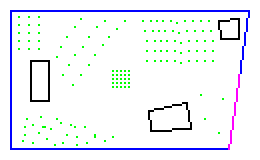
#> input picture inputs/Sample_test120-70_total_map_fringe.bmp, 130 x 80 px (shown 2 times larger)
$ python main.py
#> lines starting #> are read from the running program, lines starting #| are printed output that depends on the picture; after the words box and inside, x2 and y2 are one past the last pixel; in counts of white or black regions, pixels touching at a corner belong together
### Map.py
import cv2
import numpy as np
import pandas as pd
import random
from functools import singledispatchmethod
import math
import os

from sympy import false
import config

class MapIn:
    # thickness configs
    tree_safe_dist = config.TREE_SAFE_DIST
    facility_safe_dist = config.FACILITY_SAFE_DIST
    # parcel min area
    parcel_minimum_area = config.AXIS_MIN_AREA
    # ratio of access to boundry to stop halving
    access_ratio = config.ACCESS_RATIO

    """
        map class to handle raw inputs
        RGB (round access, green factor, boundary)
        Background is white by deafult
        Black shows fixed facilities
    """
    @singledispatchmethod
    def __init__(self) -> None:
        assert False, 'bad input'
    @__init__.register(str)
    def _first__(self,src:str,src_block:str,src_ff:str,parcel_cnt:int,arch_choice:config.ArchStyles,map_id:int) -> None:
#> called with parcel_cnt = 12, map_id = 0
        self.roud_thickness = config.ROAD_SIZE_MAX
        self.map_id = map_id
        self.frame = cv2.imread(src)
#> self.frame is the input picture: shape (80, 130, 3); mean B, G, R 247.7, 242.2, 239.6
        self.frame_shape = self.frame.shape
#> self.frame_shape = (80, 130, 3)
        self.arch_choice = arch_choice
        self.parcel_cnt = parcel_cnt
        self.centers = (int(self.frame_shape[0]/2),int(self.frame_shape[1]/2))
#> self.centers = (40, 65)
        self.trees_mask, self.fixed_f_mask,self.access_mask, self.boundry_mask = self.create_masks()
        self.trees_binary_mask = cv2.threshold(self.trees_mask, 127, 255, cv2.THRESH_BINARY)[1]
        # read block mask
        self.block_mask = cv2.imread(src_block)
        self.block_mask = cv2.cvtColor(self.block_mask,cv2.COLOR_BGR2GRAY)
        # read facility filled mask
        self.facility_filled_mask = cv2.imread(src_ff)
        self.facility_filled_mask = cv2.cvtColor(self.facility_filled_mask,cv2.COLOR_BGR2GRAY)
        self.print_report()

    # Axis maps initialization
    # [81 lines left out: functions _second__, _third__, print_report, not called in this run]

    def set_map_axis_center(self,point):
        self.axis_center = point
    def set_line_point(self,point:tuple):
        self.line_points = point

    # [5 lines left out: function save_map, not called in this run]

    def create_masks(self) -> tuple:
        res = []
        img_re = self.frame.reshape(-1,3)
        df = pd.DataFrame(img_re,columns=['b','g','r'])
#> df = table of 10400 rows and 3 columns
        df['r'].astype(np.uint8)
        df['g'].astype(np.uint8)
        df['b'].astype(np.uint8)

        indx_trees = df.apply(lambda x: x.b==0 and 0<x.g<=255 and x.r==0, axis=1)
        df_trees = df.copy()
#> df_trees = table of 10400 rows and 3 columns
        df_trees[np.logical_not(indx_trees)] = [0,0,0]
        # df_trees[indx_trees] = [255,255,255]
        out = df_trees.values.reshape(self.frame_shape)
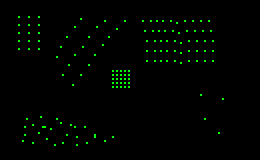
#> out: shape (80, 130, 3) (shown 2 times larger); mean of channels 0, 1, 2 0, 3.5, 0; drawn as B, G, R
        out = out.astype(np.uint8)
        out[:,:,0] = 0
        out[:,:,2] = 0
        out = cv2.threshold(out, 127, 255, cv2.THRESH_BINARY)[1][:,:,1]
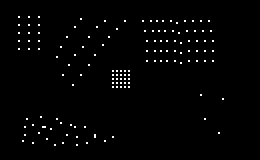
#> out: shape (80, 130) (shown 2 times larger); 1.4% white in thin lines or dots, all inside (x1, y1, x2, y2) = (9, 8, 112, 73)
        res.append(out)
        cv2.imwrite('outputs/tree_mask.bmp',out)

        indx_fixed_fac = df.apply(lambda x: x.b==0 and x.g==0 and x.r==0, axis=1)
        df_ff = df.copy()
#> df_ff = table of 10400 rows and 3 columns
        df_ff[np.logical_not(indx_fixed_fac)] = [0,0,0]
        df_ff[indx_fixed_fac] = [255,255,255]
        out = df_ff.values.reshape(self.frame_shape)
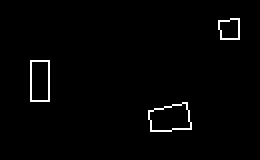
#> out: shape (80, 130, 3) (shown 2 times larger); 1.5% white in thin lines or dots, all inside (x1, y1, x2, y2) = (15, 9, 120, 66)
        out = out.astype(np.uint8)
        out = cv2.cvtColor(out,cv2.COLOR_BGR2GRAY)
        res.append(out)
        cv2.imwrite('outputs/facility_mask.bmp',out)

        indx_access = df.apply(lambda x: x.g==0 and x.r==255, axis=1)
        df_ac = df.copy()
#> df_ac = table of 10400 rows and 3 columns
        df_ac[np.logical_not(indx_access)] = [0,0,0]
        df_ac[indx_access] = [255,255,255]
        out = df_ac.values.reshape(self.frame_shape)
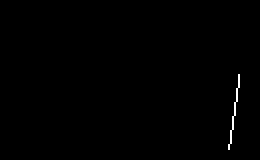
#> out: shape (80, 130, 3) (shown 2 times larger); 0.37% white in thin lines or dots, all inside (x1, y1, x2, y2) = (114, 37, 120, 75)
        out = out.astype(np.uint8)
        out = cv2.cvtColor(out,cv2.COLOR_BGR2GRAY)
        res.append(out)
        cv2.imwrite('outputs/access_mask.bmp',out)

        indx_boundry = df.apply(lambda x: x.b==255 and x.g==0, axis=1)
        df_b = df.copy()
#> df_b = table of 10400 rows and 3 columns
        df_b[np.logical_not(indx_boundry)] = [0,0,0]
        df_b[indx_boundry] = [255,255,255]
        out = df_b.values.reshape(self.frame_shape)
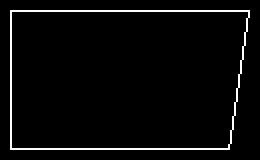
#> out: shape (80, 130, 3) (shown 2 times larger); 3.5% white in thin lines or dots, all inside (x1, y1, x2, y2) = (5, 5, 125, 75)
        out = out.astype(np.uint8)
        out = cv2.cvtColor(out,cv2.COLOR_BGR2GRAY)
        res.append(out)
        cv2.imwrite('outputs/boundary_mask.bmp',out)
        return tuple(res)

    # [20 lines left out: function correct_input, not called in this run]
        # ----print
        # cv2.imshow("kan_pre_out", out)
        # cv2.waitKey(0)
        # cv2.destroyAllWindows()

    """
        returns above the line mask and below the line mask
    """
    # [18 lines left out: function line_split_mask_maker, not called in this run]
    """
        returns only line mask on main image
    """
    # [4 lines left out: function line_mask_maker, not called in this run]


    """
        check whether the half map has a feasible condition
        or supports the finishing condtion.
    """
    # [13 lines left out: function isfeasible, not called in this run]

class CVLineThickness:
    """
        method selects cv2line arg
        depending on the pixel width
    """
    # [14 lines left out: function thickness_solver, not called in this run]


class MapOut:
    # [147 lines left out: functions __init__, reset_map_for_partitioning, reset_map_for_location_finding, add_partition_report, report, draw_axis and 1 more, not called in this run]

    def draw_partitioning_results(self):
        cv2.imwrite(f'outputs/partitioning_mask.bmp',self.partitioning_lines)
        cv2.imwrite(f'outputs/final_map_partitioning.bmp',self.img_partitioned)


    # [29 lines left out: function draw_building, not called in this run]

    def draw_building_results(self):
        cv2.imwrite(f'outputs/buildings_mask.bmp',np.bitwise_not(self.building_masks))
        cv2.imwrite(f'outputs/final_map_location_finding.bmp',self.img_built)


    # [17 lines left out: function draw_collision, not called in this run]

### axis_finder.py
from Map import MapIn,MapOut
from Axis import AxisFinder
import cv2
import pickle
import config
import time

def run_axis_finder(total_execution_time):
    maps_list = []
    lines_list = []
    axis_division_cond = True
    maps_processing_queue = []
    map_id = 0
    iteration = 0
    # axis finding process (1.1)
    config.log_axis_finding_settings()
    config.log(f"------Axis Finder------")
    start_time = time.time()
    while axis_division_cond:
        config.log(f"----Step {iteration}----")
        if (map_id == 0):
            # read map and make masks
            mymap = MapIn(config.MAIN_MAP_ADDR,config.MAIN_MAP_FILLED_BLOCK_MASK,config.MAIN_MAP_FILLED_F_F_MASK,
                            config.PARCELS_COUNT,config.ARCH,map_id=map_id)
            # set random values for carbon
            # mymap.correct_input()
        else:
            mymap = maps_processing_queue.pop(0)

        # makes axis_finder object to split
        myaxis = AxisFinder(mymap)
        # Arch Selection on start division is the same
        if mymap.arch_choice == config.ArchStyles.Customized:
            # axis_center = myaxis.get_center(mymap.block_mask)
            # mymap.set_map_axis_center(axis_center)
            cv2.imshow(f'Map{mymap.map_id}', mymap.frame)
            cv2.setMouseCallback(f'Map{mymap.map_id}', AxisFinder.click_callback)
            cv2.waitKey(0)
            cv2.destroyAllWindows()
            p_f = AxisFinder.clicked_points.pop(0)
            p_s = AxisFinder.clicked_points.pop(0)
            points=[]
            points.append((1,p_f,p_s,p_f,p_s))
        elif map_id == 0 and mymap.arch_choice == config.ArchStyles.Human_Centered_AI:
            p_f = ()
            if config.ARCH_FIRST_INPUT == None:
                cv2.imshow(f'Map{mymap.map_id}', mymap.frame)
                cv2.setMouseCallback(f'Map{mymap.map_id}', AxisFinder.click_callback)
                cv2.waitKey(0)
                cv2.destroyAllWindows()
                p_f = AxisFinder.clicked_points.pop(0)
            else:
                p_f = config.ARCH_FIRST_INPUT
            points = myaxis.iterate_throughall(mymap,p_f)
        elif map_id == 0:
            points = myaxis.iterate_throughall(mymap)
        else:
            points = myaxis.iterate_old_boundries_new_york()

        # dump axis if hit fixed_facility
        if points[-1][0] == -1:
            if not maps_processing_queue:
                axis_division_cond = False
            continue

        # draw the found line carbon_fitness
        config.log(f"Map div best score:{points[-1][0]} map_id:{mymap.map_id}")
        config.log(f"Map div best access split fitness:{points[-1][5][0]}")
        config.log(f"Map div best area split fitness:{points[-1][5][1]}")
        config.log(f"Map div best fixed facilities fitness:{points[-1][5][2]}")
        config.log(f"Map div best carbon fitness:{points[-1][5][3]}")

        lines_list.append((points[-1][3:5],mymap.map_id))
        # make map for split two parts (add line as access)
        split_mask_u,split_mask_d = mymap.line_split_mask_maker(points[-1][1],points[-1][2])
        line_mask = mymap.line_mask_maker(points[-1][1],points[-1][2])
        up_map = MapIn(split_mask_u,mymap,line_mask,map_id+1,0,points[-1][1:3])
        down_map = MapIn(split_mask_d,mymap,line_mask,map_id+2,1,points[-1][1:3])
        parcels = AxisFinder.cal_split_parcels(up_map,down_map,mymap.parcel_cnt)
        up_map.parcel_cnt,down_map.parcel_cnt = parcels
        config.log(f"Map:{map_id+1} Parcels:{up_map.parcel_cnt}")
        config.log(f"Map:{map_id+2} Parcels:{down_map.parcel_cnt}")
        # check finishing condition
        up_feasibility, down_feasibility = (up_map.isfeasible(), down_map.isfeasible())
        # add new maps to processing queue
        if up_feasibility:
            config.log(f"Map:{map_id+1} Added!")
            up_map.set_line_point(points[-1][1:])
            maps_processing_queue.append(up_map)
        # was the last axis so add axis to final answer
        else:
            config.log(f"Map:{map_id+1} Added As Answer")
            up_map.set_line_point(points[-1][1:])
            maps_list.append(up_map)
        if down_feasibility:
            config.log(f"Map:{map_id+2} Added!")
            down_map.set_line_point(points[-1][1:])
            maps_processing_queue.append(down_map)
        else:
            config.log(f"Map:{map_id+2} Added As Answer")
            down_map.set_line_point(points[-1][1:])
            maps_list.append(down_map)

        if not maps_processing_queue:
            axis_division_cond = False
        map_id += 2
        iteration+=1
        config.log('-'*8)

    # sort maps by size
    maps_list.sort(key=lambda x: x.curr_size,reverse=True)
    cv2.destroyAllWindows()
    # save maps
    with open('outputs/maps_list.pickle', 'wb') as f:
        pickle.dump(maps_list, f)
    with open('outputs/lines_list.pickle', 'wb') as f:
        pickle.dump(lines_list, f)

    # export split result
    config.log(f"------Axis Result------")
    export_map = MapOut(config.MAIN_MAP_ADDR,lines_list)
    export_map.draw_axis()
    export_map.draw_collision()
    export_map.report()
    # save
    with open('outputs/export_map.pickle', 'wb') as f:
        pickle.dump(export_map, f)

    config.log("--- Axis Finder Finished In %s seconds ---" % (time.time() - start_time))
    total_execution_time += time.time() - start_time
    return total_execution_time

# [7 lines left out: function gradio_inference, not called in this run]

# [2 lines that do not run on import are left out]

### config.py
import enum
import datetime
# enum classes
class ArchStyles(enum.Enum):
    New_York = 1
    Human_Centered_AI = 2
    Customized = 3
class ParcelType(enum.Enum):
    O = 0 # oversize
    A = 1
    B = 2
    C = 3
    U = 4 # undersize

# main run input args
MAIN_MAP_ADDR = 'inputs/Sample_test120-70_total_map_fringe.bmp'
MAIN_MAP_FILLED_BLOCK_MASK = 'inputs/Sample_test120-70_boundry_mask_fringe.bmp'
MAIN_MAP_FILLED_F_F_MASK = 'inputs/Sample_test120-70_FiFa_mask_fringe.bmp'
PARCELS_COUNT = 12
ARCH = ArchStyles.Human_Centered_AI
ARCH_FIRST_INPUT = (44, 119) #(70, 120) #(Y,X) or None

# Axis finding args
VALID_POINT_DISTANCE = 10
ROAD_SIZE_MAX = 3 # can be: 1,3,5,7,...
ROAD_SIZE_MIN = 1 # can be: 1,3,5,...
ROAD_STEP = 2 # can be multiplication of 2

ACCESS_RATIO = 0.6 # 0.55 for newyork # 0.7 for star

AXIS_MIN_AREA = 1000 # 12000 for newyork # 75000 for star

FACILITY_SAFE_DIST = 2
TREE_SAFE_DIST = 1

# axis finder fitness weights
A_ACCESS_SPLIT_WEIGHT  = 1
A_AREA_SPLIT_WEIGHT = 1
A_FIXED_FACILITIES_WEIGHT = 1
A_CARBON_WEIGHT = 1

# Partitioning args
PROCESSING_CORES = 8

P_GA_LOSS_THOLD = 0.3

TYPE_A_AREA = 700
TYPE_B_AREA = 500
TYPE_C_AREA = 400

TYPE_AREA_STEP = 100

# partiotioning fitness weights
P_FF_WEIGHT = 2
P_AREA_WEIGHT = 2
P_TREE_WEIGHT = 1

# location finding args
BUILDING_ADDR = ['inputs/rectangle_6-15.bmp','inputs/rectangle_6-15.bmp','inputs/rectangle_6-15.bmp','inputs/white.bmp']
BUILDING_BORDER_GAP = 10

# location finding fitness weights
L_DIST_WEIGHT = 1
L_OUT_BORDER_WEIGHT = 2
L_CARBON_WEIGHT = 1
L_ON_ROAD_WEIGHT = 2

# [6 lines left out: function building_sel, not called in this run]

# output args and loggers
WRITE_UNNECESSARY = False
WRITE_LOGS = True
def log_axis_finding_settings():
    log(f'====== Axis Finding inputs ======')
    log(f'PARCELS_COUNT : {PARCELS_COUNT}')
    log(f'ARCH : {ARCH}')
    log(f'ARCH_FIRST_INPUT : {ARCH_FIRST_INPUT}')
    log(f'VALID_POINT_DISTANCE : {VALID_POINT_DISTANCE}')
    log(f'ROAD_SIZE_MAX : {ROAD_SIZE_MAX}')
    log(f'ROAD_SIZE_MIN : {ROAD_SIZE_MIN}')
    log(f'ROAD_STEP : {ROAD_STEP}')
    log(f'ACCESS_RATIO : {ACCESS_RATIO}')
    log(f'AXIS_MIN_AREA : {AXIS_MIN_AREA}')
    log(f'FACILITY_SAFE_DIST : {FACILITY_SAFE_DIST}')
    log(f'TREE_SAFE_DIST : {TREE_SAFE_DIST}')
    log(f'A_ACCESS_SPLIT_WEIGHT : {A_ACCESS_SPLIT_WEIGHT}')
    log(f'A_AREA_SPLIT_WEIGHT : {A_AREA_SPLIT_WEIGHT}')
    log(f'A_FIXED_FACILITIES_WEIGHT : {A_FIXED_FACILITIES_WEIGHT}')
    log(f'A_CARBON_WEIGHT : {A_CARBON_WEIGHT}')
# [25 lines left out: functions log_partitioning_settings, log_location_finding_settings, not called in this run]
def log(msg):
    if WRITE_LOGS:
        with open('./outputs/logs.txt', 'a') as f:
            f.writelines(f'{datetime.datetime.now()} : {str(msg)}\n')
    print(str(msg))

### main.py
from axis_finder import run_axis_finder
from partitioning import run_partitioning
from location_finder import run_location_finding
import config

if __name__ == '__main__':
    # Axis Finding Step
    total_execution_time = 0
#> (the run stopped early here; a loop or call above may not have finished)

$ run again, with inputs/Sample_test120-70_total_map.bmp copied over inputs/Sample_test120-70_total_map_fringe.bmp
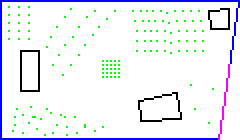
#> input picture inputs/Sample_test120-70_total_map.bmp, 120 x 70 px (shown 2 times larger)
#> in _first__, self.frame is the input picture: shape (70, 120, 3); mean B, G, R 245.9, 239.1, 236
#> df = table of 8400 rows and 3 columns
#> in create_masks, `out = cv2.threshold(out, 127, 255, cv2.THRESH_BINARY)[1][:,:,1]`:
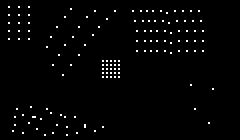
#> out: shape (70, 120) (shown 2 times larger); 1.7% white in thin lines or dots, all inside (x1, y1, x2, y2) = (4, 3, 107, 68)
#> in create_masks, `out = df_b.values.reshape(self.frame_shape)`:
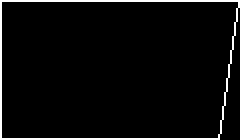
#> out: shape (70, 120, 3) (shown 2 times larger); 4.4% white in thin lines or dots
